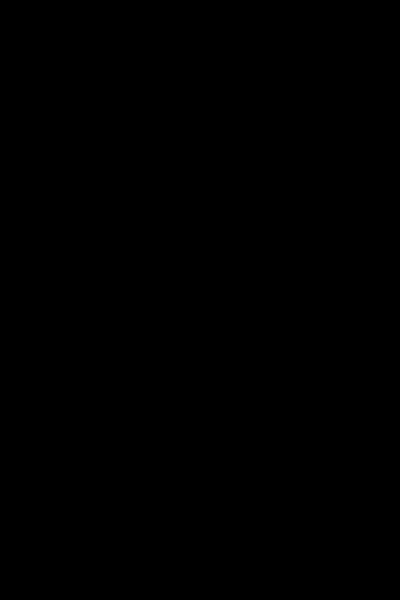
Frame 1 (no input)
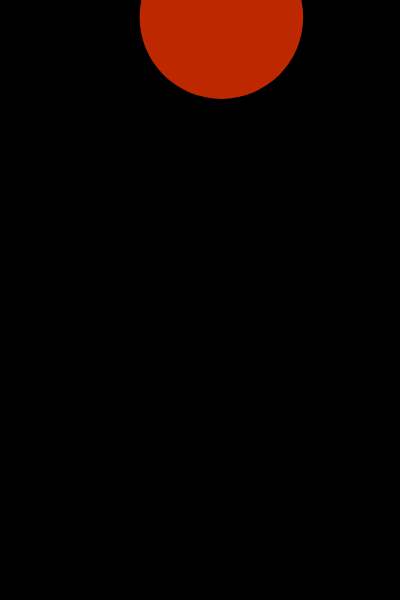
Frame 60 (no input)
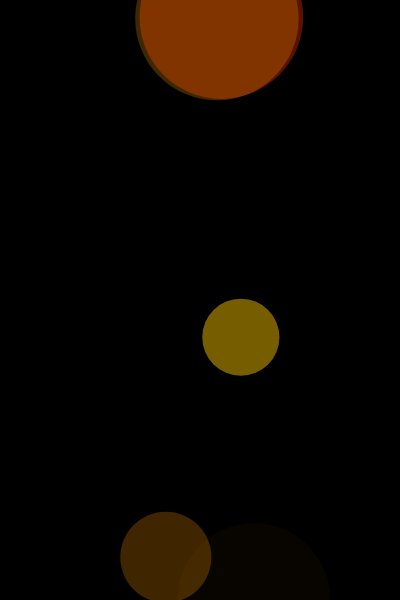
Frame 120 (the mouse pressed at the canvas centre since frame 60)

The p5.js sketch that drew these frames (run headless with seeded random() and noise() and a simulated clock; from frame 60 on, the mouse is pressed at the canvas centre):

// p5.js sketch
// ── sketch.js
let circlelist = []
let circletimer= 0
function setup() {
  createCanvas(400, 600);
  
}

function draw() {
  background(0);
  if (random(1) <0.06){
    let circle = new circles()
    circlelist.push(circle)
  }
  for (let circle of circlelist){
    circle.display()
    circle.update()
  
  if (circle.opacity <= 0){
    circlelist.splice(circle,1)
  }
}
}


class circles{
  constructor(){
    this.x = random(0,400)
    this.y = random (0,600)
    this.s = random (30,200)
    let shine1 = random(1000)
    this.opacity = 0
    this.fade = 1
    this.fadespeed = 2
    this.coloroption =     [color(250,200,0),color(250,150,0),color(250,100,50),color(200,70,50),color(250,80,0),color(190,40,0)]
    this.f = random(this.coloroption)
  }
  
  display(){
  noStroke()
  fill(this.f)
  this.f.setAlpha(this.opacity)
  circle(this.x,this.y,this.s)
  }
  
  update(){
    this.opacity += this.fade * this.fadespeed
    if(this.opacity >= 255){
      this.opacity = 255
      this.fade = -1
    }
    else if (this.opacity<= 0){
      this.opacity = 0
      this.fade = 1
    }
  }
}
function person() {
  fill(30);
  stroke(40);
  strokeWeight(12);
  circle(200, 400, 150);
  beginShape();
  curveVertex(300, 500);
  curveVertex(100, 500);
  curveVertex(100, 650);
  curveVertex(300, 650);
  curveVertex(300, 500);
  curveVertex(100, 500);
  curveVertex(100, 650);
  endShape();
  strokeWeight(4);
  beginShape();
  curveVertex(290, 370);
  curveVertex(290, 425);
  curveVertex(305, 410);
  curveVertex(305, 380);
  curveVertex(290, 370);
  curveVertex(290, 425);
  curveVertex(305, 410);
  endShape();
  beginShape();
  curveVertex(110, 370);
  curveVertex(110, 425);
  curveVertex(95, 410);
  curveVertex(95, 380);
  curveVertex(110, 370);
  curveVertex(110, 425);
  curveVertex(95, 410);
  endShape();
  noFill();
  stroke(40);
  strokeWeight(7);
  beginShape();
  curve(105, 900, 105, 370, 295, 370, 295, 900);
}
